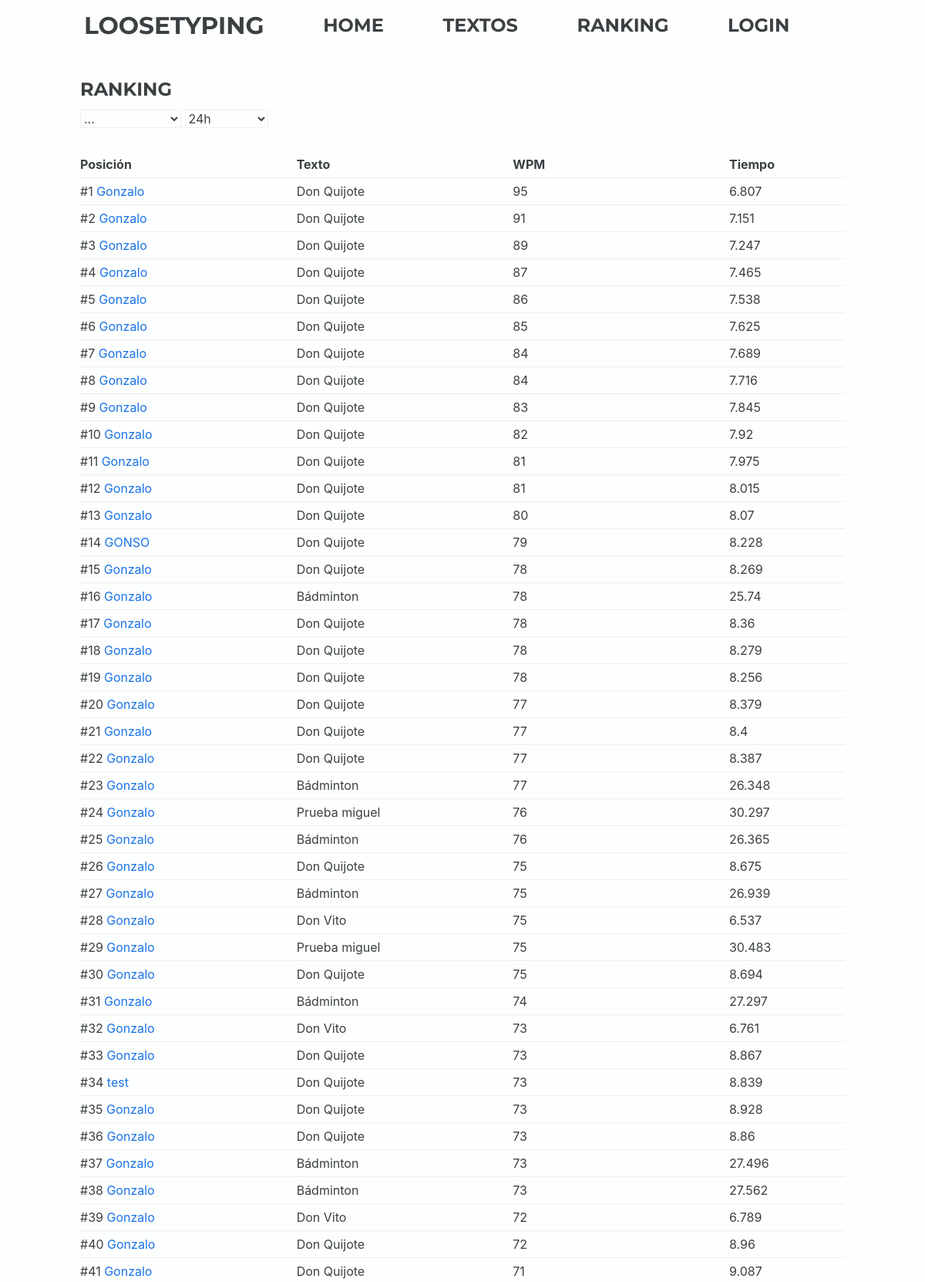
/views/ranking.php (upper part), run on the app's committed database.
### tables this page shows
CREATE TABLE `resoluciones` (
  `id` int(11) NOT NULL,
  `id_user` int(11) DEFAULT NULL,
  `id_text` int(11) DEFAULT NULL,
  `wpm_res` int(11) DEFAULT NULL,
  `tim_res` float DEFAULT NULL,
  `created_at` timestamp NOT NULL DEFAULT current_timestamp() ON UPDATE current_timestamp()
);

CREATE TABLE `usuarios` (
  `id` int(11) NOT NULL,
  `nom_user` varchar(50) DEFAULT NULL,
  `ema_user` varchar(60) DEFAULT NULL,
  `pas_user` varchar(200) DEFAULT NULL,
  `ava_user` varchar(100) DEFAULT 'ec ec-robot',
  `created_at` timestamp NOT NULL DEFAULT current_timestamp() ON UPDATE current_timestamp(),
  `per_user` int(11) DEFAULT NULL
);

CREATE TABLE `textos` (
  `id` int(11) NOT NULL,
  `tit_text` varchar(50) DEFAULT NULL,
  `txt_text` text DEFAULT NULL,
  `lang_text` varchar(50) DEFAULT NULL,
  `id_cat` int(11) DEFAULT NULL,
  `ori_text` varchar(150) DEFAULT NULL,
  `created_at` timestamp NOT NULL DEFAULT current_timestamp() ON UPDATE current_timestamp()
);

### public_html/private/model/dao/daoResolution.php (called while the page is built, shortened)
<?php
class DaoResolution
{
    public static function getRankedResolutions($text, $time)
    {
        $db = DbConnection::getInstance();
        $query = "select * from resoluciones ";
        $query.=" order by wpm_res desc limit 100;";
        $commit=$db->prepare($query);
        $commit->execute();
        $arr=$commit->fetchAll();
        return $arr;
    }
}

### public_html/private/model/dao/daoText.php (called while the page is built, shortened)
<?php
class DaoText
{
    public static function getById($id)
    {
        $db=  DbConnection::getInstance();
        $query="select * from textos where id='{$id}';";
        $result = $db->query($query)->fetch();
        return $result;
    }
}

### public_html/private/model/text.php (called while the page is built, shortened)
<?php
include_once('dao/daoText.php');
class Text
{
    private $titText;
    public function __construct($id="", $titText="", $txtText="", $lang="", $idCat="", $autorText="", $createdAt="")
    {
        $this->titText=$titText;
    }
    public function getTitText()
    {
        return $this->titText;
    }
    public static function getById($id)
    {
        $daoResult =DaoText::getById($id);
        $text = new Text($daoResult['id'], $daoResult['tit_text'], $daoResult['txt_text'], $daoResult['lang_text'], $daoResult['id_cat'], $daoResult['ori_text'], $daoResult['created_at']);
        return $text ;
    }
}

### public_html/private/model/dao/daoUser.php (called while the page is built, shortened)
<?php
class DaoUser
{
    public static function getById($id)
    {
        $db=  DbConnection::getInstance();
        $query="select * from usuarios where id='{$id}';";
        $result = $db->query($query)->fetch();
        return $result;
    }
}

### public_html/private/model/user.php (called while the page is built, shortened)
<?php
include_once("dao/daoUser.php");
class User
{
    private $id;
    private $name;
    private $avatar;
    public function __construct($id="", $name="", $email="", $password="", $avatar="", $createdAt="", $permisos="")
    {
        $this->id=$id;
        $this->name=$name;
        $this->avatar=$avatar;
    }
    public function getId()
    {
        return $this->id;
    }
    public function getName()
    {
        return $this->name;
    }
    public function getAvatar()
    {
        return $this->avatar;
    }
    public static function getById($id)
    {
        $daoResult =DaoUser::getById($id);
        $user = new User($daoResult['id'], $daoResult['nom_user'], $daoResult['ema_user'], $daoResult['pas_user'], $daoResult['ava_user'], $daoResult['created_at'], $daoResult['per_user']);
        return $user ;
    }
}

### public_html/private/model/resolution.php (the view, shortened to what this page needs)
<?php
include_once('dao/daoResolution.php');
class Resolution
{
    private $idUser;
    private $idText;
    private $wpmRes;
    private $timeRes;
    public function __construct($id="", $idUser="", $idText="", $wpmRes="", $timeRes="", $createdAt="")
    {
        $this->idUser=$idUser;
        $this->idText=$idText;
        $this->wpmRes=$wpmRes;
        $this->timeRes=$timeRes;
    }
    public function getIdUser()
    {
        return $this->idUser;
    }
    public function getIdText()
    {
        return $this->idText;
    }
    public static function getRankedResolutions($text, $time)
    {
        $daoResult = DaoResolution::getRankedResolutions($text, $time);
        $resolutions = array();
        foreach ($daoResult as $daoResolution) {
            array_push($resolutions, new Resolution($daoResolution['id'], $daoResolution['id_user'], $daoResolution['id_text'], $daoResolution['wpm_res'], $daoResolution['tim_res'], $daoResolution['created_at']));
        }
        return $resolutions;
    }
    public function imprimirRank($titText, $userName, $userId, $avatar, $position)
    {
        $html="";
        $html.="<div  class='record-row'>";
        $html.=" <div class='record-data'>#".$position .'  <a href="profile.php?id='.$userId.'">'.$userName. "<span class='".$avatar."'></span> </a>   </div>";
        $html.=" <div class='record-data'>".$titText."    </div>";
        $html.=" <div class='record-data'>".$this->wpmRes."    </div>";
        $html.=" <div class='record-data'>".$this->timeRes."    </div>";
        $html.="</div>";
        return $html;
    }
}

### public_html/views/ranking.php (shortened to what this page needs)
<?php
include_once('../private/model/resolution.php');
include_once('../private/model/text.php');
include_once('../private/model/user.php');
$maxWpmResolutions = Resolution::getRankedResolutions('any', 'all time');
?>
<!DOCTYPE html>
<html lang='es' dir='ltr'>
<head>
    <link rel="stylesheet" href="../css/reboot.css">
    <?php include "../includes/general-head.php" ?>
</head>
<body>
    <main>
        <?php include "../includes/nav.php" ?>
        <section>
            <h1><span class="ec ec-trophy"></span>
                RANKING
            </h1>
            <div class="record-options">
                <select onchange="getRanks()" name="texto">
                    <option value="any">...</option>
                </select>
                <select onchange="getRanks()" name="tiempo">
                    <option value="day">24h</option>
                </select>
            </div>
            <div class="records">
                <div class="record-header">
                    <div class="record-data"><b>Posición</b></div>
                    <div class="record-data"><b>Texto</b></div>
                    <div class="record-data"><b>WPM</b></div>
                    <div class="record-data"><b>Tiempo</b></div>
                </div>
                <div id='ranked-res'>
                    <?php
                    $counter=1;
                     foreach ($maxWpmResolutions as $resolution) {
                         $text=Text::getById($resolution->getIdText());
                         $user=User::getById($resolution->getIdUser());
                         echo $resolution->imprimirRank($text->getTitText(), $user->getName(), $user->getId(), $user->getAvatar(), $counter);
                         $counter++;
                     }
 ?>
                </div>
            </div>
        </section>
    </main>
</body>
</html>

### public_html/css/reboot.css (style rules this page uses)
*, *::before, *::after { box-sizing: border-box; }
html { font-family: sans-serif; line-height: 1.15; -webkit-text-size-adjust: 100%; -ms-text-size-adjust: 100%; -ms-overflow-style: scrollbar; -webkit-tap-highlight-color: transparent; }
article, aside, dialog, figcaption, figure, footer, header, hgroup, main, nav, section { display: block; }
body { margin: 0; font-family: -apple-system, BlinkMacSystemFont, "Segoe UI", Roboto, "Helvetica Neue", Arial, sans-serif, "Apple Color Emoji", "Segoe UI Emoji", "Segoe UI Symbol"; font-size: 1rem; font-weight: normal; line-height: 1.5; color: #212529; text-align: left; background-color: #fff; }
h1, h2, h3, h4, h5, h6 { margin-top: 0; margin-bottom: 0.5rem; }
b, strong { font-weight: bolder; }
a { color: #007bff; text-decoration: none; background-color: transparent; -webkit-text-decoration-skip: objects; }
a, area, button, [role="button"], input:not([type="range"]), label, select, summary, textarea { -ms-touch-action: manipulation; touch-action: manipulation; }
input, button, select, optgroup, textarea { margin: 0; font-family: inherit; font-size: inherit; line-height: inherit; }
button, select { text-transform: none; }

### public_html/css/general.css (style rules this page uses)
* { color: #3c4043; }
body { background-color: #fdfefe; }
h1, h2, h3, h4 { font-family: "Montserrat", sans-serif; font-weight: bold; color: #3c4043; }
a:link { color: #1a73e8; }
section { max-width: 992px; margin: 0 auto; padding: 30px 0 0 0; }
select { border: 1px solid #eee; background-color: #fdfefe; }
.record-header { margin: 30px 0 0 0; border-bottom: 1px solid #eee; padding: 5px 0; display: flex; justify-content: space-between; }
.record-row, .user-div { border-bottom: 1px solid #eee; padding: 5px 0; display: flex; justify-content: space-between; }
.record-data { width: 150px; }

### public_html/css/darkmode.css (style rules this page uses)
* { color: #fdfefe; }
body { background-color: #3c4043; }
h1, h2, h3, h4, p, span { color: #fdfefe; }
a:link { color: #fdfefe; font-weight: 600; }
select { border: 1px solid #707b7c; background-color: #3c4043; }

### data on the page
resoluciones: position "1", id_user.nom_user "Gonzalo", id_text.tit_text "Don Quijote", wpm_res "95", tim_res "6.807"
resoluciones: position "2", id_user.nom_user "Gonzalo", id_text.tit_text "Don Quijote", wpm_res "91", tim_res "7.151"
resoluciones: position "3", id_user.nom_user "Gonzalo", id_text.tit_text "Don Quijote", wpm_res "89", tim_res "7.247"
resoluciones: position "4", id_user.nom_user "Gonzalo", id_text.tit_text "Don Quijote", wpm_res "87", tim_res "7.465"
resoluciones: position "5", id_user.nom_user "Gonzalo", id_text.tit_text "Don Quijote", wpm_res "86", tim_res "7.538"
resoluciones: position "6", id_user.nom_user "Gonzalo", id_text.tit_text "Don Quijote", wpm_res "85", tim_res "7.625"
resoluciones: position "7", id_user.nom_user "Gonzalo", id_text.tit_text "Don Quijote", wpm_res "84", tim_res "7.689"
resoluciones: position "8", id_user.nom_user "Gonzalo", id_text.tit_text "Don Quijote", wpm_res "84", tim_res "7.716"
resoluciones: position "9", id_user.nom_user "Gonzalo", id_text.tit_text "Don Quijote", wpm_res "83", tim_res "7.845"
resoluciones: position "10", id_user.nom_user "Gonzalo", id_text.tit_text "Don Quijote", wpm_res "82", tim_res "7.92"
resoluciones: position "11", id_user.nom_user "Gonzalo", id_text.tit_text "Don Quijote", wpm_res "81", tim_res "7.975"
resoluciones: position "12", id_user.nom_user "Gonzalo", id_text.tit_text "Don Quijote", wpm_res "81", tim_res "8.015"
resoluciones: position "13", id_user.nom_user "Gonzalo", id_text.tit_text "Don Quijote", wpm_res "80", tim_res "8.07"
resoluciones: position "14", id_user.nom_user "GONSO", id_text.tit_text "Don Quijote", wpm_res "79", tim_res "8.228"
resoluciones: position "15", id_user.nom_user "Gonzalo", id_text.tit_text "Don Quijote", wpm_res "78", tim_res "8.269"
resoluciones: position "16", id_user.nom_user "Gonzalo", id_text.tit_text "Bádminton", wpm_res "78", tim_res "25.74"
resoluciones: position "17", id_user.nom_user "Gonzalo", id_text.tit_text "Don Quijote", wpm_res "78", tim_res "8.36"
resoluciones: position "18", id_user.nom_user "Gonzalo", id_text.tit_text "Don Quijote", wpm_res "78", tim_res "8.279"
resoluciones: position "19", id_user.nom_user "Gonzalo", id_text.tit_text "Don Quijote", wpm_res "78", tim_res "8.256"
resoluciones: position "20", id_user.nom_user "Gonzalo", id_text.tit_text "Don Quijote", wpm_res "77", tim_res "8.379"
resoluciones: position "21", id_user.nom_user "Gonzalo", id_text.tit_text "Don Quijote", wpm_res "77", tim_res "8.4"
resoluciones: position "22", id_user.nom_user "Gonzalo", id_text.tit_text "Don Quijote", wpm_res "77", tim_res "8.387"
resoluciones: position "23", id_user.nom_user "Gonzalo", id_text.tit_text "Bádminton", wpm_res "77", tim_res "26.348"
resoluciones: position "24", id_user.nom_user "Gonzalo", id_text.tit_text "Prueba miguel", wpm_res "76", tim_res "30.297"
resoluciones: position "25", id_user.nom_user "Gonzalo", id_text.tit_text "Bádminton", wpm_res "76", tim_res "26.365"
resoluciones: position "26", id_user.nom_user "Gonzalo", id_text.tit_text "Don Quijote", wpm_res "75", tim_res "8.675"
resoluciones: position "27", id_user.nom_user "Gonzalo", id_text.tit_text "Bádminton", wpm_res "75", tim_res "26.939"
resoluciones: position "28", id_user.nom_user "Gonzalo", id_text.tit_text "Don Vito", wpm_res "75", tim_res "6.537"
resoluciones: position "29", id_user.nom_user "Gonzalo", id_text.tit_text "Prueba miguel", wpm_res "75", tim_res "30.483"
resoluciones: position "30", id_user.nom_user "Gonzalo", id_text.tit_text "Don Quijote", wpm_res "75", tim_res "8.694"
resoluciones: position "31", id_user.nom_user "Gonzalo", id_text.tit_text "Bádminton", wpm_res "74", tim_res "27.297"
resoluciones: position "32", id_user.nom_user "Gonzalo", id_text.tit_text "Don Vito", wpm_res "73", tim_res "6.761"
resoluciones: position "33", id_user.nom_user "Gonzalo", id_text.tit_text "Don Quijote", wpm_res "73", tim_res "8.867"
resoluciones: position "34", id_user.nom_user "test", id_text.tit_text "Don Quijote", wpm_res "73", tim_res "8.839"
resoluciones: position "35", id_user.nom_user "Gonzalo", id_text.tit_text "Don Quijote", wpm_res "73", tim_res "8.928"
resoluciones: position "36", id_user.nom_user "Gonzalo", id_text.tit_text "Don Quijote", wpm_res "73", tim_res "8.86"
resoluciones: position "37", id_user.nom_user "Gonzalo", id_text.tit_text "Bádminton", wpm_res "73", tim_res "27.496"
resoluciones: position "38", id_user.nom_user "Gonzalo", id_text.tit_text "Bádminton", wpm_res "73", tim_res "27.562"
resoluciones: position "39", id_user.nom_user "Gonzalo", id_text.tit_text "Don Vito", wpm_res "72", tim_res "6.789"
resoluciones: position "40", id_user.nom_user "Gonzalo", id_text.tit_text "Don Quijote", wpm_res "72", tim_res "8.96"
resoluciones: position "41", id_user.nom_user "Gonzalo", id_text.tit_text "Don Quijote", wpm_res "71", tim_res "9.087"
